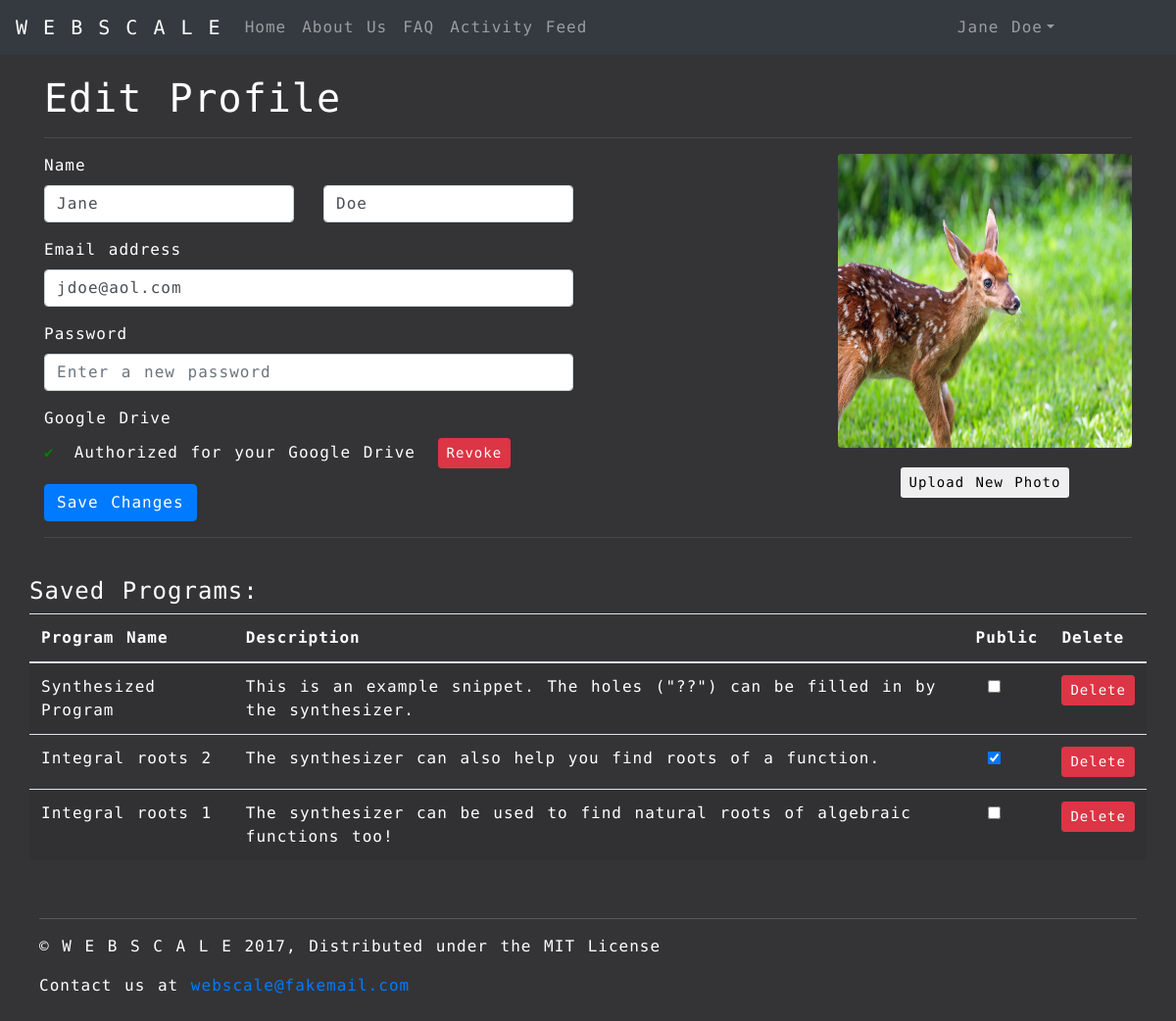
/profile/edit (signed in), run on the app's committed database.
### synthesizer/models.py (models this page shows, shortened)
class Snippit(models.Model):
    id = models.UUIDField(primary_key=True, default=uuid.uuid4, help_text="Unique ID for this Snippit")
    user_id = models.ForeignKey(User, on_delete=models.SET_NULL, null=True)
    name = models.CharField('Name', max_length=200, help_text="Enter name")
    description = models.TextField(max_length=1000, help_text="Enter the snippit description")
    program_text = models.TextField(max_length=99999, help_text="Enter the program holes")
    program_spec = models.TextField(max_length=99999, help_text="Enter the program spec")
    """
    The synthesizer result needs to be a different kind of model field that will be generated, not entered
    """
    synthesizer_result = models.TextField(max_length=99999, help_text="Enter the synthesizer result")
    is_public = models.BooleanField(default=True, help_text="Toggle for user's public visibility")

### synthesizer/views.py (the view)
# urls.py: url(r'^profile/edit$', views.profile_edit, name='profile_edit'),
@login_required
def profile_edit(request):
    user = request.user
    if request.method == 'POST':
        form = ProfileEditForm(request.POST)
        if form.is_valid():
            user.first_name = form.cleaned_data['first_name']
            user.last_name = form.cleaned_data['last_name']
            user.email = form.cleaned_data['email']
            if form.cleaned_data['password'] is not "":
                user.set_password(form.cleaned_data['password'])
            user.save()
            return HttpResponseRedirect('/profile/edit')
        else:
            return handler404(request)
    else:
        programs = Snippit.objects.filter(user_id=user.id)
        return render(
            request,
            'synthesizer/profile_edit.html',
            context={'page_title': 'Edit Profile', 'programs': programs,
            },
        )

### synthesizer/templates/synthesizer/profile_edit.html (shortened to what this page needs)
{% extends "base_page.html" %}
{% block css %}
{% load static %}
<link rel="stylesheet" type="text/css" href="{% static 'css/webscale-profile.css' %}">
{% endblock %}
{% block content %}
<div id="main" class="container">
    <h1>Edit Profile</h1>
    <hr class="heading-hr">
    <div class="row">
        <div class="col-6">
            <form action="" method="post">
                <label for="first-name-input">Name</label>
                <div class="row">
                    <div class="col-6">
                        <div class="form-group">
                            <input type="text" class="form-control" id="first_name" name="first_name" placeholder="First Name" value={{ user.first_name }}>
                        </div>
                    </div>
                    <div class="col-6">
                        <div class="form-group">
                            <input type="text" class="form-control" id="last_name" name="last_name" placeholder="Last Name" value={{ user.last_name }}>
                        </div>
                    </div>
                </div>
                <div class="form-group">
                    <label for="email-input">Email address</label>
                    <input type="email" class="form-control" id="email" name="email" placeholder="Enter your email" value={{ user.email }}>
                </div>
                <div class="form-group">
                    <label for="password-input">Password</label>
                    <input type="password" class="form-control" id="password" name="password" placeholder="Enter a new password">
                </div>
                <div class="form-group">
                    <label for="drive-auth">Google Drive</label>
                    <br>
                    <span id="drive-auth" class="checkmark" aria-hidden="true">&#10004;</span><span id="drive-auth-msg">Authorized for your Google Drive</span>
                    <button id="signout-button" type="button" class="btn btn-danger btn-sm btn-leftpad">Revoke </button>
                </div>
                <button type="submit" class="btn btn-primary">Save Changes</button>
            </form>
        </div>
        <div class="col-6">
            <div class="float-right">
                <img class="rounded profile-picture" alt="Profile Picture" src="{% static 'images/deer.jpg' %}">
                <br>
                <div class="upload-button">
                    <button type="button" class="btn btn-sm">Upload New Photo</button>
                </div>
            </div>
        </div>
    </div>
    {% load static %}
    <hr class="heading-hr">
    <br>
    <div class="row">
        <h4>Saved Programs:</h4>
        <table class="table table-striped program-table">
            <thead>
                <tr>
                    <th>Program Name</th>
                    <th>Description</th>
                    <th>Public</th>
                    <th>Delete</th>
                </tr>
            </thead>
            <tbody>
                {% for program in programs %}
                <tr>
                    <td>{{program.name}}</td>
                    <td>{{program.description}}</td>
                    <td class="text-center"><input type="checkbox" class="form-check-input" {% if program.is_public %} checked {% endif %}"></td>
                    <td><button type="button" class="btn btn-danger btn-sm" aria-label="Delete">Delete</button></td>
                </tr>
                {% endfor %}
            </tbody>
    </div>
    <footer class="footer">
        <hr class="footer-hr">
        <p>&copy; W E B S C A L E 2017, Distributed under the MIT License</p>
        <p>Contact us at <a href="mailto:webscale@fakemail.com">webscale@fakemail.com</a></p>
    </footer>
</div>
{% endblock %}

### synthesizer/templates/base_page.html (shortened to what this page needs)
<!DOCTYPE html>
<html lang="en">
<head>
  {% load static %}
  <link rel="stylesheet" href="https://maxcdn.bootstrapcdn.com/bootstrap/4.0.0-beta/css/bootstrap.min.css"
>
  {% block css %}<link rel="stylesheet" type="text/css" href="{% static 'css/webscale-index.css' %}">{% endblock %}
</head>
<body>
    {% block navbar %}
    <nav class="navbar navbar-expand-md navbar-dark bg-dark">
        <a class="navbar-brand" href="{% url 'index' %}">W E B S C A L E</a>
        <div class="collapse navbar-collapse">
            <ul class="navbar-nav mr-auto">
                <li class="nav-item">
                    <a class="nav-link" href="{% url 'index' %}">Home</a>
                </li>
                <li class="nav-item">
                    <a class="nav-link" href="{% url 'about' %}">About Us</a>
                </li>
                <li class="nav-item">
                    <a class="nav-link" href="{% url 'faq' %}">FAQ</a>
                </li>
                <li class="nav-item">
                    <a class="nav-link" href="{% url 'feed' %}">Activity Feed</a>
                </li>
            </ul>
            {% if user.is_authenticated %}
            <ul id="user-drop-down" class="navbar-nav ml-auto">
                <li class="nav-item dropdown">
                    <a class="nav-link dropdown-toggle" href="#" id="drop-down" data-toggle="dropdown" aria-haspopup="true" aria-expanded="false">{{ user.get_full_name }}</a>
                </li>
            </ul>
            {% endif %}
        </div>
    </nav>
    {% endblock %}
    {% block content %}{% endblock %}
</body>
</html>

### synthesizer/static/css/webscale-profile.css (style rules this page uses)
* { letter-spacing: 1px; word-spacing: 2px; line-height: 150%; font-family: 'Encode Sans Expanded', sans-serif; }
html, body { background: linear-gradient(to bottom, rgba(52, 52, 54, 1.0), rgba(52, 52, 54, 1.0)); color: white !important; position: relative; }
body { padding-bottom: 150px; }
#user-drop-down { padding-right: 100px; }
h1 { padding-top: 20px; }
.profile-picture { width: 300px; height: 300px; }
.upload-button { text-align: center; margin-top: 20px; }
.heading-hr { border-top: 1px solid rgba(255, 255, 255, 0.1); }
.checkmark { color: green; padding-right: 20px; }
.btn-leftpad { margin-left: 10px; }
.footer { padding: 10px 40px 10px 40px; position: absolute; bottom: 0; left: 0; right: 0; }
.footer-hr { border-top: 1px solid rgba(194, 192, 192, 0.27); }

### data on the page
Snippit: name "Synthesized Program", description "This is an example snippet. The holes (\"??\") can be filled in by the synthesizer."
Snippit: name "Integral roots 2", description "The synthesizer can also help you find roots of a function.", is_public "☑"
Snippit: name "Integral roots 1", description "The synthesizer can be used to find natural roots of algebraic functions too!"

### other printed values
{{ user.get_full_name }} "Jane Doe"
